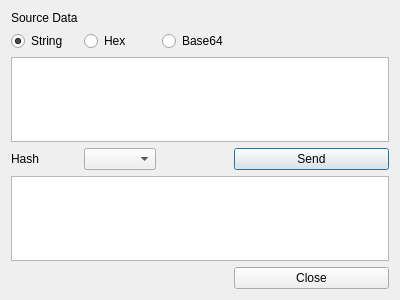
<?xml version="1.0" encoding="UTF-8"?>
<ui version="4.0">
 <class>TSPDlg</class>
 <widget class="QDialog" name="TSPDlg">
  <property name="geometry">
   <rect>
    <x>0</x>
    <y>0</y>
    <width>400</width>
    <height>300</height>
   </rect>
  </property>
  <property name="windowTitle">
   <string>TSP Service</string>
  </property>
  <layout class="QGridLayout" name="gridLayout">
   <item row="2" column="0" colspan="4">
    <widget class="QPlainTextEdit" name="mSrcText"/>
   </item>
   <item row="1" column="0">
    <widget class="QRadioButton" name="mSrcStringCheck">
     <property name="text">
      <string>String</string>
     </property>
     <property name="checked">
      <bool>true</bool>
     </property>
    </widget>
   </item>
   <item row="3" column="0">
    <widget class="QLabel" name="label_2">
     <property name="text">
      <string>Hash</string>
     </property>
    </widget>
   </item>
   <item row="3" column="3">
    <widget class="QPushButton" name="mSendBtn">
     <property name="text">
      <string>Send</string>
     </property>
    </widget>
   </item>
   <item row="4" column="0" colspan="4">
    <widget class="QPlainTextEdit" name="mOutputText"/>
   </item>
   <item row="0" column="0">
    <widget class="QLabel" name="label">
     <property name="text">
      <string>Source Data</string>
     </property>
    </widget>
   </item>
   <item row="3" column="1">
    <widget class="QComboBox" name="mHashCombo"/>
   </item>
   <item row="1" column="1">
    <widget class="QRadioButton" name="mSrcHexCheck">
     <property name="text">
      <string>Hex</string>
     </property>
    </widget>
   </item>
   <item row="5" column="3">
    <widget class="QPushButton" name="mCloseBtn">
     <property name="text">
      <string>Close</string>
     </property>
    </widget>
   </item>
   <item row="1" column="2">
    <widget class="QRadioButton" name="mSrcBase64Check">
     <property name="text">
      <string>Base64</string>
     </property>
    </widget>
   </item>
   <item row="1" column="3">
    <spacer name="horizontalSpacer">
     <property name="orientation">
      <enum>Qt::Horizontal</enum>
     </property>
     <property name="sizeHint" stdset="0">
      <size>
       <width>40</width>
       <height>20</height>
      </size>
     </property>
    </spacer>
   </item>
  </layout>
 </widget>
 <resources/>
 <connections/>
</ui>
